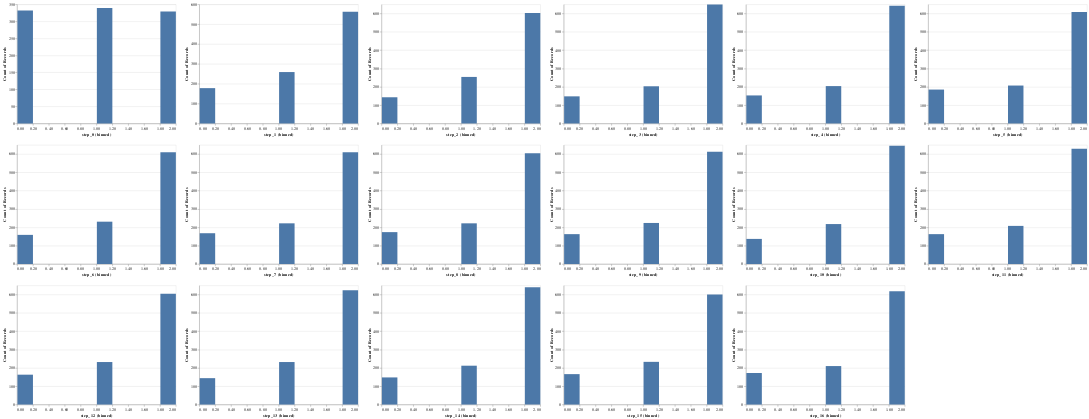

Source (notebook cell):
### Code cell
charts_1 = []
charts_2 = []
charts_3 = []
for i in range(17):
    df_tmp = pd.DataFrame({"step_{}".format(i):samples_3[i,:]})
    if i//6 == 0:
        charts = charts_1
    elif i//6 == 1:
        charts = charts_2
    else:
        charts = charts_3
    charts.append(alt.Chart(df_tmp).mark_bar().encode(
        alt.X("step_{}:Q".format(i), bin=True),
        y = 'count()'
    ))
tmp = []
tmp.append(alt.hconcat(*charts_1))
tmp.append(alt.hconcat(*charts_2))
tmp.append(alt.hconcat(*charts_3))

alt.vconcat(*tmp)

### Figure 1 — Vega-Lite specification as saved in the notebook (floating-point values rounded to 4 significant figures; data arrays with more than 128 entries replaced by an {"elided": "..."} marker saying what was removed)
{"config": {"view": {"continuousWidth": 400, "continuousHeight": 300}}, "vconcat": [{"hconcat": [{"data": {"name": "data-e07dabfd3079e3891cc5f4a446648c6b"}, "mark": "bar", "encoding": {"x": {"type": "quantitative", "bin": true, "field": "step_0"}, "y": {"type": "quantitative", "aggregate": "count"}}}, {"data": {"name": "data-ad0af8cc9441217bad2e649272559d0c"}, "mark": "bar", "encoding": {"x": {"type": "quantitative", "bin": true, "field": "step_1"}, "y": {"type": "quantitative", "aggregate": "count"}}}, {"data": {"name": "data-b149c0ef360f3162f7a7ec879f5273ef"}, "mark": "bar", "encoding": {"x": {"type": "quantitative", "bin": true, "field": "step_2"}, "y": {"type": "quantitative", "aggregate": "count"}}}, {"data": {"name": "data-207d9e7ed3495313f7ca1ff14629d2bd"}, "mark": "bar", "encoding": {"x": {"type": "quantitative", "bin": true, "field": "step_3"}, "y": {"type": "quantitative", "aggregate": "count"}}}, {"data": {"name": "data-a9f82ec95a09ee9b9f97b9459b5d6aa7"}, "mark": "bar", "encoding": {"x": {"type": "quantitative", "bin": true, "field": "step_4"}, "y": {"type": "quantitative", "aggregate": "count"}}}, {"data": {"name": "data-78eeb8e60978c713c6bdf4379e9cdd58"}, "mark": "bar", "encoding": {"x": {"type": "quantitative", "bin": true, "field": "step_5"}, "y": {"type": "quantitative", "aggregate": "count"}}}]}, {"hconcat": [{"data": {"name": "data-2d0a4032a32b0256fce7dfde20f1130d"}, "mark": "bar", "encoding": {"x": {"type": "quantitative", "bin": true, "field": "step_6"}, "y": {"type": "quantitative", "aggregate": "count"}}}, {"data": {"name": "data-6544361e89c80a46bb522635e566d07c"}, "mark": "bar", "encoding": {"x": {"type": "quantitative", "bin": true, "field": "step_7"}, "y": {"type": "quantitative", "aggregate": "count"}}}, {"data": {"name": "data-1b0973d07ed788a17bdcf0acce8802f6"}, "mark": "bar", "encoding": {"x": {"type": "quantitative", "bin": true, "field": "step_8"}, "y": {"type": "quantitative", "aggregate": "count"}}}, {"data": {"name": "data-204fb2ab361fc6e96007ce6d2e1e72ec"}, "mark": "bar", "encoding": {"x": {"type": "quantitative", "bin": true, "field": "step_9"}, "y": {"type": "quantitative", "aggregate": "count"}}}, {"data": {"name": "data-b10c5e36193bd655a322614292d46bb8"}, "mark": "bar", "encoding": {"x": {"type": "quantitative", "bin": true, "field": "step_10"}, "y": {"type": "quantitative", "aggregate": "count"}}}, {"data": {"name": "data-c36783ba9a9214b9642374e5fb3e3d08"}, "mark": "bar", "encoding": {"x": {"type": "quantitative", "bin": true, "field": "step_11"}, "y": {"type": "quantitative", "aggregate": "count"}}}]}, {"hconcat": [{"data": {"name": "data-1fce4dbd5935a69033340b97304a1826"}, "mark": "bar", "encoding": {"x": {"type": "quantitative", "bin": true, "field": "step_12"}, "y": {"type": "quantitative", "aggregate": "count"}}}, {"data": {"name": "data-24919dc8c2f8ec0ca49063a70bd8782d"}, "mark": "bar", "encoding": {"x": {"type": "quantitative", "bin": true, "field": "step_13"}, "y": {"type": "quantitative", "aggregate": "count"}}}, {"data": {"name": "data-356737bb4837d66c6afcf80e296ea098"}, "mark": "bar", "encoding": {"x": {"type": "quantitative", "bin": true, "field": "step_14"}, "y": {"type": "quantitative", "aggregate": "count"}}}, {"data": {"name": "data-709ba3d668f4b979990ca1fcafc73392"}, "mark": "bar", "encoding": {"x": {"type": "quantitative", "bin": true, "field": "step_15"}, "y": {"type": "quantitative", "aggregate": "count"}}}, {"data": {"name": "data-a237799f95ca346b6c8df461781caa35"}, "mark": "bar", "encoding": {"x": {"type": "quantitative", "bin": true, "field": "step_16"}, "y": {"type": "quantitative", "aggregate": "count"}}}]}], "$schema": "https://vega.github.io/schema/vega-lite/v4.8.1.json", "datasets": {"data-e07dabfd3079e3891cc5f4a446648c6b": {"elided": "1000 records"}, "data-ad0af8cc9441217bad2e649272559d0c": {"elided": "1000 records"}, "data-b149c0ef360f3162f7a7ec879f5273ef": {"elided": "1000 records"}, "data-207d9e7ed3495313f7ca1ff14629d2bd": {"elided": "1000 records"}, "data-a9f82ec95a09ee9b9f97b9459b5d6aa7": {"elided": "1000 records"}, "data-78eeb8e60978c713c6bdf4379e9cdd58": {"elided": "1000 records"}, "data-2d0a4032a32b0256fce7dfde20f1130d": {"elided": "1000 records"}, "data-6544361e89c80a46bb522635e566d07c": {"elided": "1000 records"}, "data-1b0973d07ed788a17bdcf0acce8802f6": {"elided": "1000 records"}, "data-204fb2ab361fc6e96007ce6d2e1e72ec": {"elided": "1000 records"}, "data-b10c5e36193bd655a322614292d46bb8": {"elided": "1000 records"}, "data-c36783ba9a9214b9642374e5fb3e3d08": {"elided": "1000 records"}, "data-1fce4dbd5935a69033340b97304a1826": {"elided": "1000 records"}, "data-24919dc8c2f8ec0ca49063a70bd8782d": {"elided": "1000 records"}, "data-356737bb4837d66c6afcf80e296ea098": {"elided": "1000 records"}, "data-709ba3d668f4b979990ca1fcafc73392": {"elided": "1000 records"}, "data-a237799f95ca346b6c8df461781caa35": {"elided": "1000 records"}}}
